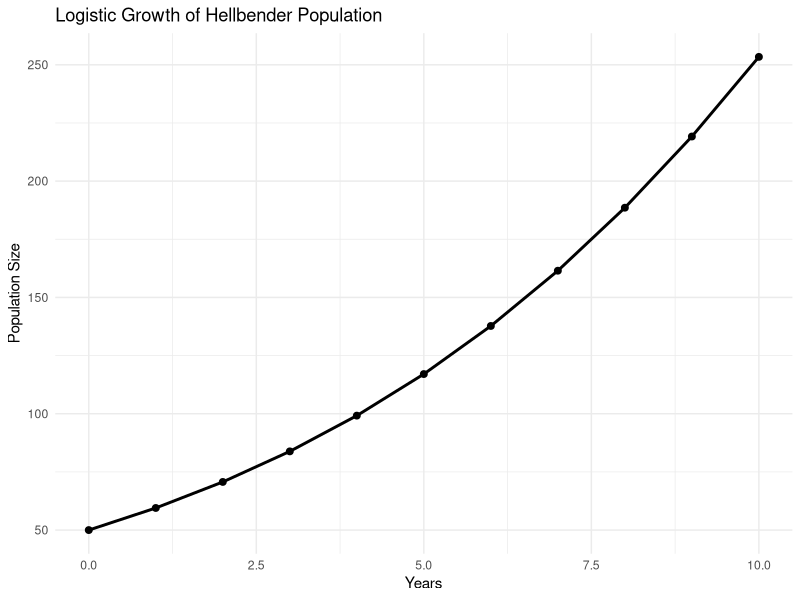

R code for this plot:
##########################
####### Homework 6 #######
##########################

# Group members: Keeley Kuru and Elizabeth Braatz
# Date: 10/9/25

# -- Objective 1 -- #

library(ggplot2)

# A. 
# Parameters
N0 <- 50
r <- 0.2
K <- 1000
years <- 10

# Create vector
N <- numeric(years + 1)
N[1] <- N0

# Loop over years
for (t in 1:years) {
  N[t + 1] <- N[t] + r * N[t] * (1 - N[t] / K)
}

# Create a dataframe for ggplot2
df <- data.frame(
  Year = 0:years,
  Population = N
)

# B. 
# Plot the time series using ggplot2
ggplot(df, aes(x = Year, y = Population)) +
  geom_line(color = "black", size = 1) +
  geom_point(size = 2) +
  labs(title = "Logistic Growth of Hellbender Population",
       x = "Years",
       y = "Population Size") +
  theme_minimal()

# -- Objective 2 -- #

# A. Simulate 50 different population size time series using the model above
# Parameters
N0 <- 50
K <- 1000
years <- 10
mean_r <- 0.2
sd_r <- 0.03
n_sims <- 50

# Generate random r values
r_values <- rnorm(n_sims, mean = mean_r, sd = sd_r)

# Run the logistical model
sim_results <- data.frame()

for (i in 1:n_sims) {
  N <- numeric(years + 1)
  N[1] <- N0
  r <- r_values[i]
  
  for (t in 1:years) {
    N[t + 1] <- N[t] + r * N[t] * (1 - N[t] / K)
  }
  
  temp_df <- data.frame(
    Year = 0:years,
    Population = N,
    Simulation = paste0("Sim_", i)
  )
  
  sim_results <- rbind(sim_results, temp_df)
}





